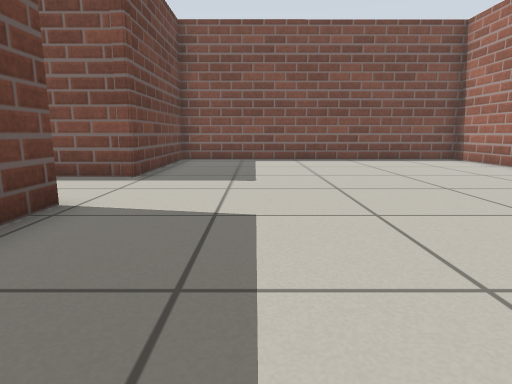
[1] (above)

12 first-person views from a walk through a world built for the Gazebo simulator. The camera is 0.5 m above the floor, tilts 10° down and sees 75° across. The floor is counted in squares, 0.5 m on a side. Each view is taken from the middle of a square. On the plan, view 1 faces up. The plan holds only what a view shows up to about 12 squares ahead; the rest is blank.

[2]
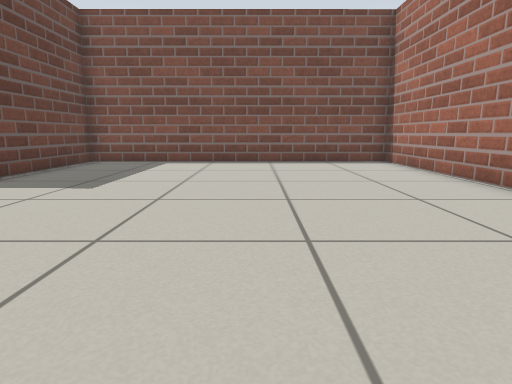

[3]
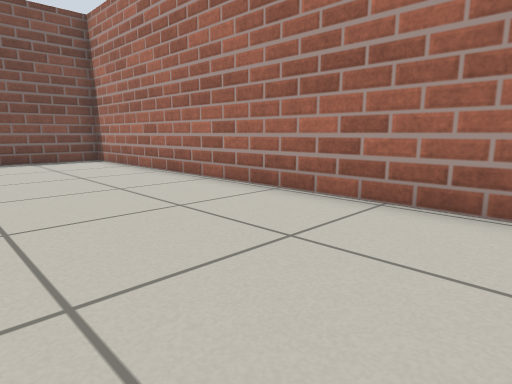

[4]
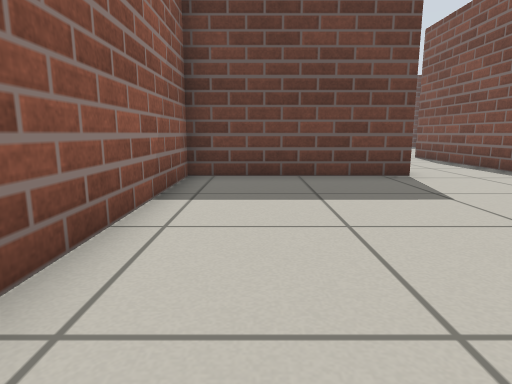

[5]
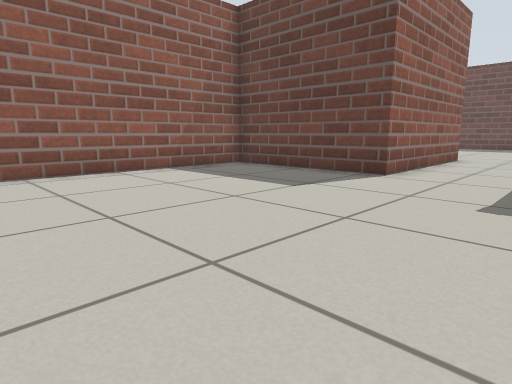

[6]
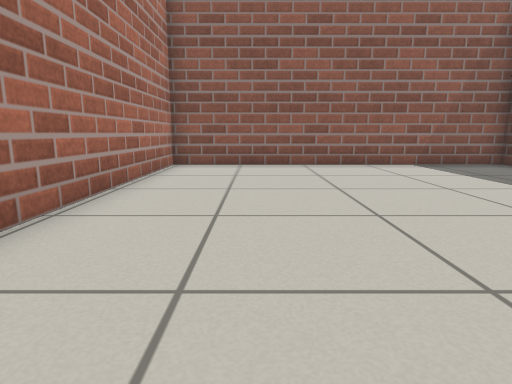

[7]
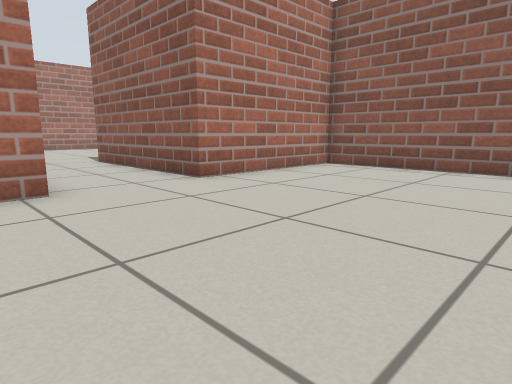

[8]
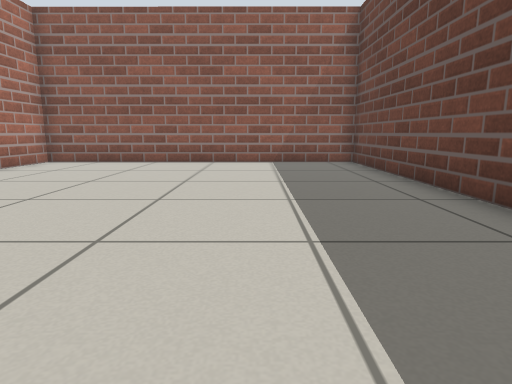

[9]
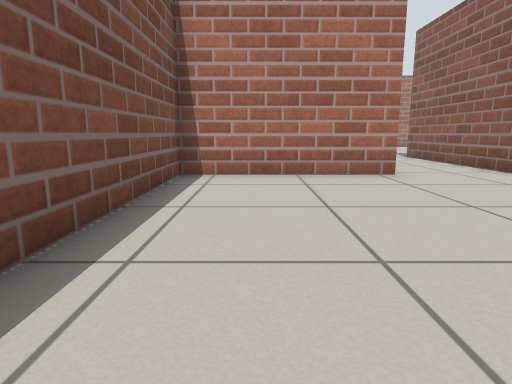

[10]
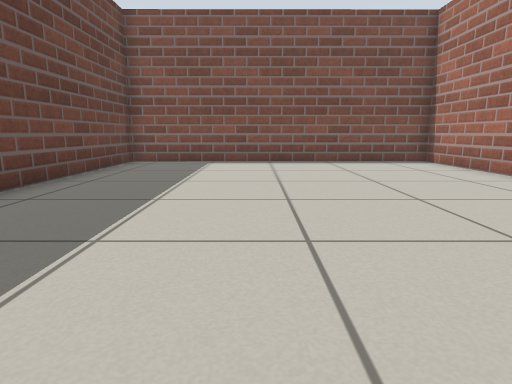

[11]
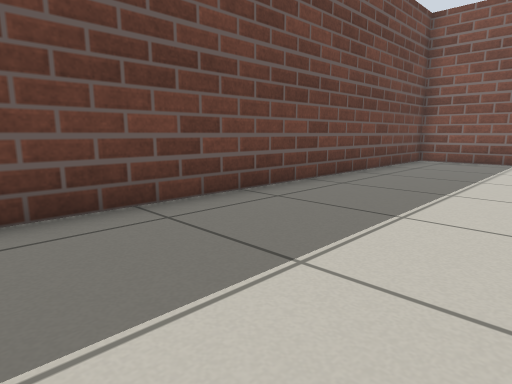

[12]
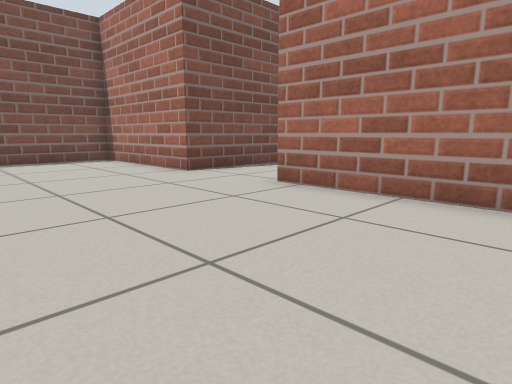

### Floor plan
Points are (right, up) in squares from view 1. A wall is a line through its corners. A room is listed if a view was taken in it or the views show most of it. See-through windows are left out.
Room 1 (views 1, 2, 3, 4, 5, 6)
walls: (-2.7, 7.9) (-2.8, 7.7) (-9, 7.6); (-8.8, 4.6) (-2.8, 4.6) (-2.8, -0.6) (7.6, -0.6) (7.6, 12.9) (-2.8, 12.9) (-2.8, 7.7)
ways out: opening at (-9, 6) to room 2
Room 2 (views 7, 8, 9, 10, 11, 12)
walls: (-9, 7.6) (-9, 12.8) (-19.4, 12.8) (-19.4, -0.6) (-8.8, -0.6) (-8.8, 4.6)
ways out: opening at (-9, 6) to room 1

Positions as (right, up) in squares from view 1, and headings:
1: (0, 0), facing up
2: (3, 1), facing up
3: (3, 0), facing up-right
4: (5, 1), facing left
5: (5, 8), facing down-left
6: (5, 10), facing down
7: (-15, 9), facing down-right
8: (-16, 11), facing down
9: (-17, 11), facing right
10: (-15, 1), facing up
11: (-15, 0), facing up-left
12: (-14, 0), facing up-right
